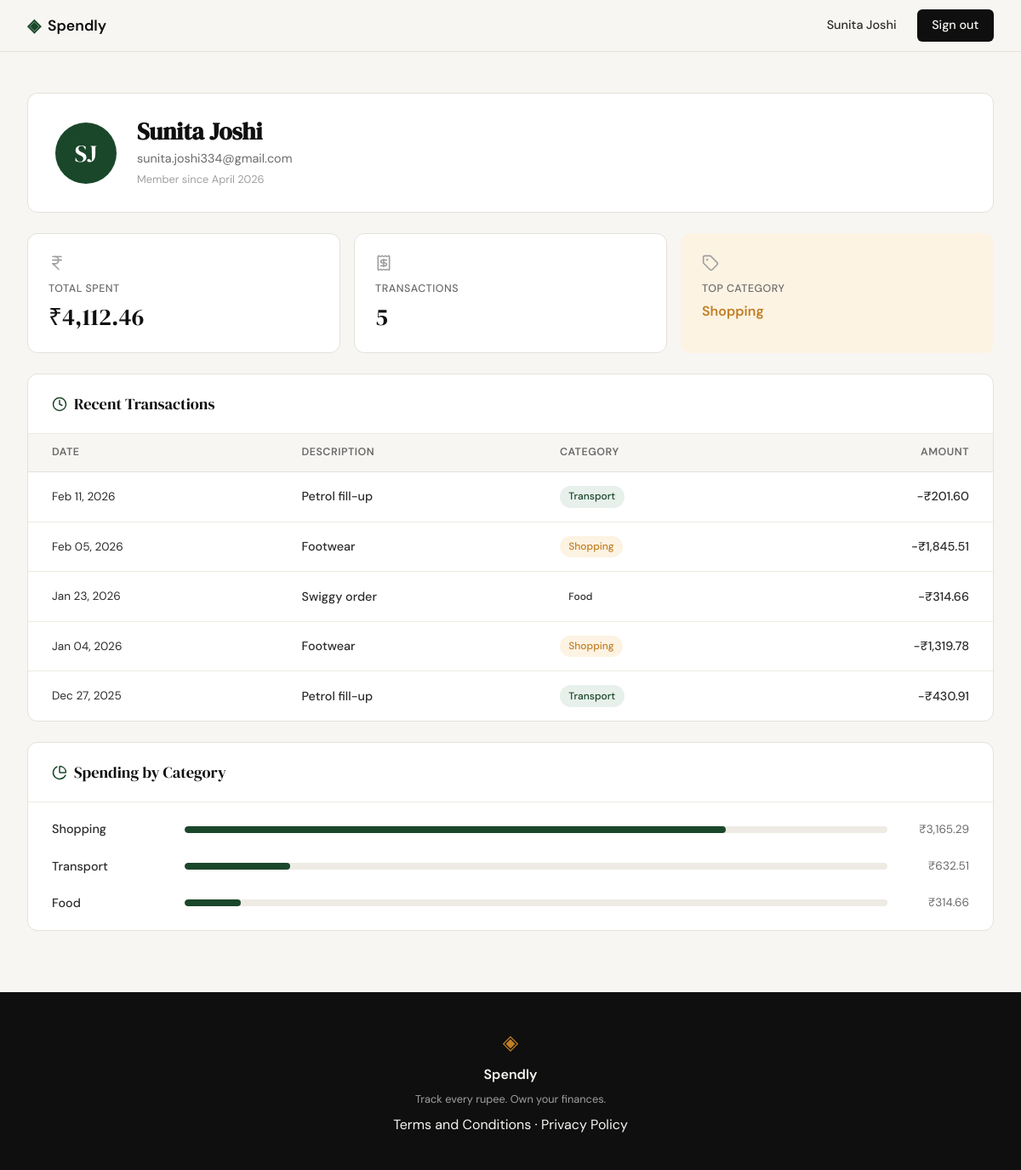
Screenshot of /profile (signed in) with the database file from the repository.
### tables this page shows
CREATE TABLE users (
            id            INTEGER PRIMARY KEY AUTOINCREMENT,
            name          TEXT    NOT NULL,
            email         TEXT    UNIQUE NOT NULL,
            password_hash TEXT    NOT NULL,
            created_at    TEXT    DEFAULT (datetime('now'))
        );

CREATE TABLE expenses (
            id          INTEGER PRIMARY KEY AUTOINCREMENT,
            user_id     INTEGER NOT NULL,
            amount      REAL    NOT NULL,
            category    TEXT    NOT NULL,
            date        TEXT    NOT NULL,
            description TEXT,
            created_at  TEXT    DEFAULT (datetime('now')),
            FOREIGN KEY (user_id) REFERENCES users(id)
        );

### app.py (the view)
@app.route("/profile")
def profile():
    if not session.get("user_id"):
        return redirect(url_for("login"))
    user_row = get_user_by_id(session["user_id"])
    if user_row is None:
        session.clear()
        return redirect(url_for("login"))
    name = user_row["name"]
    initials = "".join(part[0].upper() for part in name.split()[:2])
    member_since = datetime.strptime(
        user_row["created_at"], "%Y-%m-%d %H:%M:%S"
    ).strftime("%B %Y")
    stats_row   = get_expense_stats(session["user_id"])
    top_cat     = get_top_category(session["user_id"])
    recent_rows = get_recent_expenses(session["user_id"], limit=5)
    cat_rows    = get_category_totals(session["user_id"])
    total_spent = stats_row["total_spent"]
    user = {
        "initials":     initials,
        "name":         name,
        "email":        user_row["email"],
        "member_since": member_since,
    }
    stats = {
        "total_spent":  f"₹{total_spent:,.2f}",
        "transactions": stats_row["transaction_count"],
        "top_category": top_cat,
    }
    transactions = []
    for row in recent_rows:
        tx_date = datetime.strptime(row["date"], "%Y-%m-%d").strftime("%b %d, %Y")
        transactions.append({
            "date":        tx_date,
            "description": row["description"] or "",
            "category":    row["category"],
            "amount":      f"−₹{row['amount']:,.2f}",
            "type":        "expense",
        })
    categories = []
    for cat in cat_rows:
        percent = round(cat["total"] / total_spent * 100) if total_spent > 0 else 0
        categories.append({
            "name":    cat["name"],
            "amount":  f"₹{cat['total']:,.2f}",
            "percent": percent,
        })
    return render_template("profile.html", user=user, stats=stats,
                           transactions=transactions, categories=categories)

### database/db.py (called while the page is built)
def get_db():
    db_path = os.path.join(os.path.dirname(__file__), '..', 'spendly.db')
    conn = sqlite3.connect(db_path)
    conn.row_factory = sqlite3.Row
    conn.execute("PRAGMA foreign_keys = ON")
    return conn

def get_user_by_id(user_id):
    conn = get_db()
    user = conn.execute(
        "SELECT * FROM users WHERE id = ?", (user_id,)
    ).fetchone()
    conn.close()
    return user

def get_recent_expenses(user_id, limit=5):
    conn = get_db()
    rows = conn.execute(
        """
        SELECT id, amount, category, date, description
        FROM   expenses
        WHERE  user_id = ?
        ORDER  BY date DESC, created_at DESC
        LIMIT  ?
        """,
        (user_id, limit)
    ).fetchall()
    conn.close()
    return rows

def get_expense_stats(user_id):
    conn = get_db()
    row = conn.execute(
        """
        SELECT COALESCE(SUM(amount), 0) AS total_spent,
               COUNT(*)                 AS transaction_count
        FROM   expenses
        WHERE  user_id = ?
        """,
        (user_id,)
    ).fetchone()
    conn.close()
    return {
        "total_spent":       float(row["total_spent"]),
        "transaction_count": int(row["transaction_count"]),
    }

def get_category_totals(user_id):
    conn = get_db()
    rows = conn.execute(
        """
        SELECT category    AS name,
               SUM(amount) AS total
        FROM   expenses
        WHERE  user_id = ?
        GROUP  BY category
        ORDER  BY total DESC
        """,
        (user_id,)
    ).fetchall()
    conn.close()
    return [{"name": row["name"], "total": float(row["total"])} for row in rows]

def get_top_category(user_id):
    conn = get_db()
    row = conn.execute(
        """
        SELECT category
        FROM   expenses
        WHERE  user_id = ?
        GROUP  BY category
        ORDER  BY SUM(amount) DESC
        LIMIT  1
        """,
        (user_id,)
    ).fetchone()
    conn.close()
    return row["category"] if row else "—"

### templates/profile.html (shortened to what this page needs)
{% extends "base.html" %}
{% block head %}
<link rel="stylesheet" href="{{ url_for('static', filename='css/profile.css') }}">
{% endblock %}
{% block content %}
<section class="profile-page">
    <div class="profile-inner">
        <div class="profile-user-card">
            <div class="profile-avatar">{{ user.initials }}</div>
            <div class="profile-user-meta">
                <h1 class="profile-user-name">{{ user.name }}</h1>
                <p class="profile-user-email">{{ user.email }}</p>
                <p class="profile-user-since">Member since {{ user.member_since }}</p>
            </div>
        </div>
        <div class="profile-stats">
            <div class="profile-stat-card">
                <i data-lucide="indian-rupee" class="stat-icon"></i>
                <span class="stat-label">Total Spent</span>
                <span class="stat-value">{{ stats.total_spent }}</span>
            </div>
            <div class="profile-stat-card">
                <i data-lucide="receipt" class="stat-icon"></i>
                <span class="stat-label">Transactions</span>
                <span class="stat-value">{{ stats.transactions }}</span>
            </div>
            <div class="profile-stat-card profile-stat-card--highlight">
                <i data-lucide="tag" class="stat-icon"></i>
                <span class="stat-label">Top Category</span>
                <span class="stat-value stat-value--category">{{ stats.top_category }}</span>
            </div>
        </div>
        <div class="profile-section">
            <div class="profile-section-header">
                <h2 class="profile-section-title">
                    <i data-lucide="clock" class="section-icon"></i>
                    Recent Transactions
                </h2>
            </div>
            <div class="profile-table-wrap">
                <table class="profile-table">
                    <thead>
                        <tr>
                            <th>Date</th>
                            <th>Description</th>
                            <th>Category</th>
                            <th class="col-amount">Amount</th>
                        </tr>
                    </thead>
                    <tbody>
                        {% for tx in transactions %}
                        <tr>
                            <td class="tx-date">{{ tx.date }}</td>
                            <td class="tx-desc">{{ tx.description }}</td>
                            <td>
                                <span class="badge badge-{{ tx.category | lower | replace(' & ', '-') | replace(' ', '-') }}">
                                    {{ tx.category }}
                                </span>
                            </td>
                            <td class="tx-amount tx-amount--{{ tx.type }}">{{ tx.amount }}</td>
                        </tr>
                        {% endfor %}
                    </tbody>
                </table>
            </div>
        </div>
        <div class="profile-section">
            <div class="profile-section-header">
                <h2 class="profile-section-title">
                    <i data-lucide="pie-chart" class="section-icon"></i>
                    Spending by Category
                </h2>
            </div>
            <div class="category-breakdown">
                {% for cat in categories %}
                <div class="cat-row">
                    <span class="cat-name">{{ cat.name }}</span>
                    <div class="cat-track">
                        <div class="cat-bar" style="width: {{ cat.percent }}%"></div>
                    </div>
                    <span class="cat-amount">{{ cat.amount }}</span>
                </div>
                {% endfor %}
            </div>
        </div>
    </div>
</section>
{% endblock %}

### templates/base.html (shortened to what this page needs)
<!DOCTYPE html>
<html lang="en">
<head>
    <link rel="stylesheet" href="{{ url_for('static', filename='css/style.css') }}">
    {% block head %}{% endblock %}
</head>
<body>
    <nav class="navbar">
        <div class="nav-inner">
            <a href="{{ url_for('landing') }}" class="nav-brand">
                <span class="brand-icon">◈</span>
                <span class="brand-name">Spendly</span>
            </a>
            <div class="nav-links">
                {% if session.get('user_id') %}
                    <span class="nav-user">{{ session['user_name'] }}</span>
                    <a href="{{ url_for('logout') }}" class="nav-cta">Sign out</a>
                {% else %}
                    <a href="{{ url_for('login') }}">Sign in</a>
                    <a href="{{ url_for('register') }}" class="nav-cta">Get started</a>
                {% endif %}
            </div>
        </div>
    </nav>
    <main class="main-content">
        {% block content %}{% endblock %}
    </main>
    <footer class="footer">
        <div class="footer-inner">
            <span class="brand-icon">◈</span>
            <span class="footer-name">Spendly</span>
            <p class="footer-copy">Track every rupee. Own your finances.</p>
            <p><a href="/terms">Terms and Conditions</a> &middot; <a href="/privacy">Privacy Policy</a></p>
        </div>
    </footer>
</body>
</html>

### static/css/style.css (style rules this page uses)
:root { --ink: #0f0f0f; --ink-soft: #2d2d2d; --ink-muted: #6b6b6b; --ink-faint: #a0a0a0; --paper: #f7f6f3; --paper-warm: #f0ede6; --paper-card: #ffffff; --accent: #1a472a; --accent-light: #e8f0eb; --accent-2: #c17f24; --accent-2-light: #fdf3e3; --danger: #c0392b; --danger-light: #fdecea; --border: #e4e1da; --border-soft: #eeebe4; --font-display: 'DM Serif Display', Georgia, serif; --font-body: 'DM Sans', system-ui, sans-serif; --max-width: 1200px; --auth-width: 440px; --radius-sm: 6px; --radius-md: 12px; --radius-lg: 20px; }
*, *::before, *::after { box-sizing: border-box; margin: 0; padding: 0; }
html { font-size: 16px; scroll-behavior: smooth; }
body { background: var(--paper); color: var(--ink); font-family: var(--font-body); font-size: 1rem; line-height: 1.6; -webkit-font-smoothing: antialiased; }
a { color: inherit; text-decoration: none; }
.navbar { position: sticky; top: 0; z-index: 100; background: var(--paper); border-bottom: 1px solid var(--border); padding: 0 2rem; }
.nav-inner { max-width: var(--max-width); margin: 0 auto; height: 60px; display: flex; align-items: center; justify-content: space-between; }
.nav-brand { display: flex; align-items: center; gap: 0.5rem; font-family: var(--font-body); font-weight: 600; font-size: 1.1rem; color: var(--ink); }
.brand-icon { color: var(--accent); font-size: 1.3rem; }
.brand-name { color: var(--ink); }
.nav-links { display: flex; align-items: center; gap: 1.5rem; font-size: 0.9rem; font-weight: 500; }
.nav-links a { color: var(--ink-muted); transition: color 0.2s; }
.nav-cta { background: var(--ink) !important; color: var(--paper) !important; padding: 0.45rem 1.1rem; border-radius: var(--radius-sm); transition: background 0.2s !important; }
.nav-user { font-size: 0.9rem; font-weight: 500; color: var(--ink-soft); }
.main-content { min-height: calc(100vh - 60px - 100px); }
.footer { background: var(--ink); color: var(--paper); padding: 2.5rem 2rem; text-align: center; }
.footer-inner { display: flex; flex-direction: column; align-items: center; gap: 0.4rem; }
.footer .brand-icon { color: var(--accent-2); font-size: 1.5rem; }
.footer-name { font-weight: 600; font-size: 1rem; }
.footer-copy { font-size: 0.8rem; color: var(--ink-faint); }

### rows the page displays
users: user_name "Sunita Joshi", name "Sunita Joshi", email "sunita.joshi334@gmail.com"
expenses: date "Feb 11, 2026", description "Petrol fill-up", category "Transport", amount "−₹201.60"
expenses: date "Feb 05, 2026", description "Footwear", category "Shopping", amount "−₹1,845.51"
expenses: date "Jan 23, 2026", description "Swiggy order", category "Food", amount "−₹314.66"
expenses: date "Jan 04, 2026", description "Footwear", category "Shopping", amount "−₹1,319.78"
expenses: date "Dec 27, 2025", description "Petrol fill-up", category "Transport", amount "−₹430.91"

### other values shown
{{ user.initials }} "SJ"
{{ user.member_since }} "April 2026"
{{ stats.total_spent }} "₹4,112.46"
{{ stats.transactions }} "5"
{{ stats.top_category }} "Shopping"
{{ cat.name }} "Shopping" "Transport" "Food"
{{ cat.amount }} "₹3,165.29" "₹632.51" "₹314.66"
